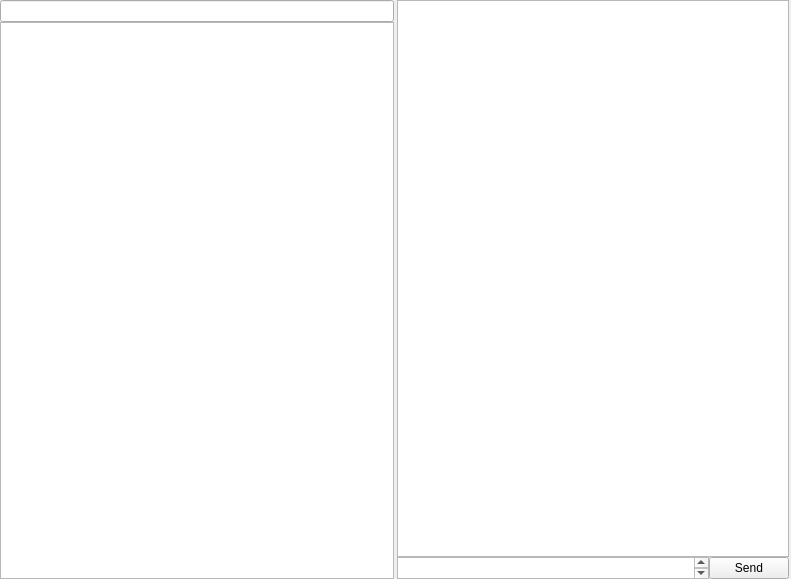
<?xml version="1.0" encoding="UTF-8"?>
<ui version="4.0">
 <class>MainWindow</class>
 <widget class="QMainWindow" name="MainWindow">
  <property name="geometry">
   <rect>
    <x>0</x>
    <y>0</y>
    <width>791</width>
    <height>579</height>
   </rect>
  </property>
  <property name="windowTitle">
   <string>MainWindow</string>
  </property>
  <widget class="QWidget" name="centralwidget">
   <layout class="QGridLayout" name="gridLayout_3">
    <property name="leftMargin">
     <number>0</number>
    </property>
    <property name="topMargin">
     <number>0</number>
    </property>
    <property name="rightMargin">
     <number>0</number>
    </property>
    <property name="bottomMargin">
     <number>0</number>
    </property>
    <property name="spacing">
     <number>3</number>
    </property>
    <item row="0" column="0">
     <layout class="QVBoxLayout" name="chatsLayout">
      <property name="spacing">
       <number>0</number>
      </property>
      <item>
       <widget class="QLineEdit" name="searchLine"/>
      </item>
      <item>
       <widget class="QListWidget" name="chatsList"/>
      </item>
     </layout>
    </item>
    <item row="0" column="1">
     <layout class="QGridLayout" name="messageLayout">
      <property name="leftMargin">
       <number>0</number>
      </property>
      <property name="rightMargin">
       <number>2</number>
      </property>
      <property name="spacing">
       <number>0</number>
      </property>
      <item row="0" column="0" colspan="2">
       <widget class="QListView" name="messagesList"/>
      </item>
      <item row="1" column="1">
       <layout class="QVBoxLayout" name="sendButtonLayout">
        <item>
         <widget class="QPushButton" name="sendButton">
          <property name="text">
           <string>Send</string>
          </property>
         </widget>
        </item>
       </layout>
      </item>
      <item row="1" column="0">
       <widget class="QTextEdit" name="newMessageInput">
        <property name="sizePolicy">
         <sizepolicy hsizetype="Expanding" vsizetype="Ignored">
          <horstretch>0</horstretch>
          <verstretch>0</verstretch>
         </sizepolicy>
        </property>
       </widget>
      </item>
     </layout>
    </item>
   </layout>
  </widget>
  <widget class="QMenuBar" name="menubar">
   <property name="geometry">
    <rect>
     <x>0</x>
     <y>0</y>
     <width>791</width>
     <height>22</height>
    </rect>
   </property>
  </widget>
 </widget>
 <resources/>
 <connections/>
</ui>
